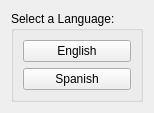
<ui version="4.0" >
 <class>LanguageDialog</class>
 <widget class="QWidget" name="LanguageDialog" >
  <property name="geometry" >
   <rect>
    <x>0</x>
    <y>0</y>
    <width>152</width>
    <height>112</height>
   </rect>
  </property>
  <property name="windowTitle" >
   <string>Language</string>
  </property>
  <property name="styleSheet" >
   <string/>
  </property>
  <layout class="QHBoxLayout" >
   <item>
    <widget class="QGroupBox" name="groupBox" >
     <property name="font" >
      <font/>
     </property>
     <property name="title" >
      <string>Select a Language:</string>
     </property>
     <layout class="QVBoxLayout" >
      <item>
       <widget class="QPushButton" name="english_button" >
        <property name="font" >
         <font/>
        </property>
        <property name="text" >
         <string>English</string>
        </property>
       </widget>
      </item>
      <item>
       <widget class="QPushButton" name="spanish_button" >
        <property name="font" >
         <font/>
        </property>
        <property name="text" >
         <string>Spanish</string>
        </property>
       </widget>
      </item>
     </layout>
    </widget>
   </item>
  </layout>
 </widget>
 <resources/>
 <connections/>
</ui>
